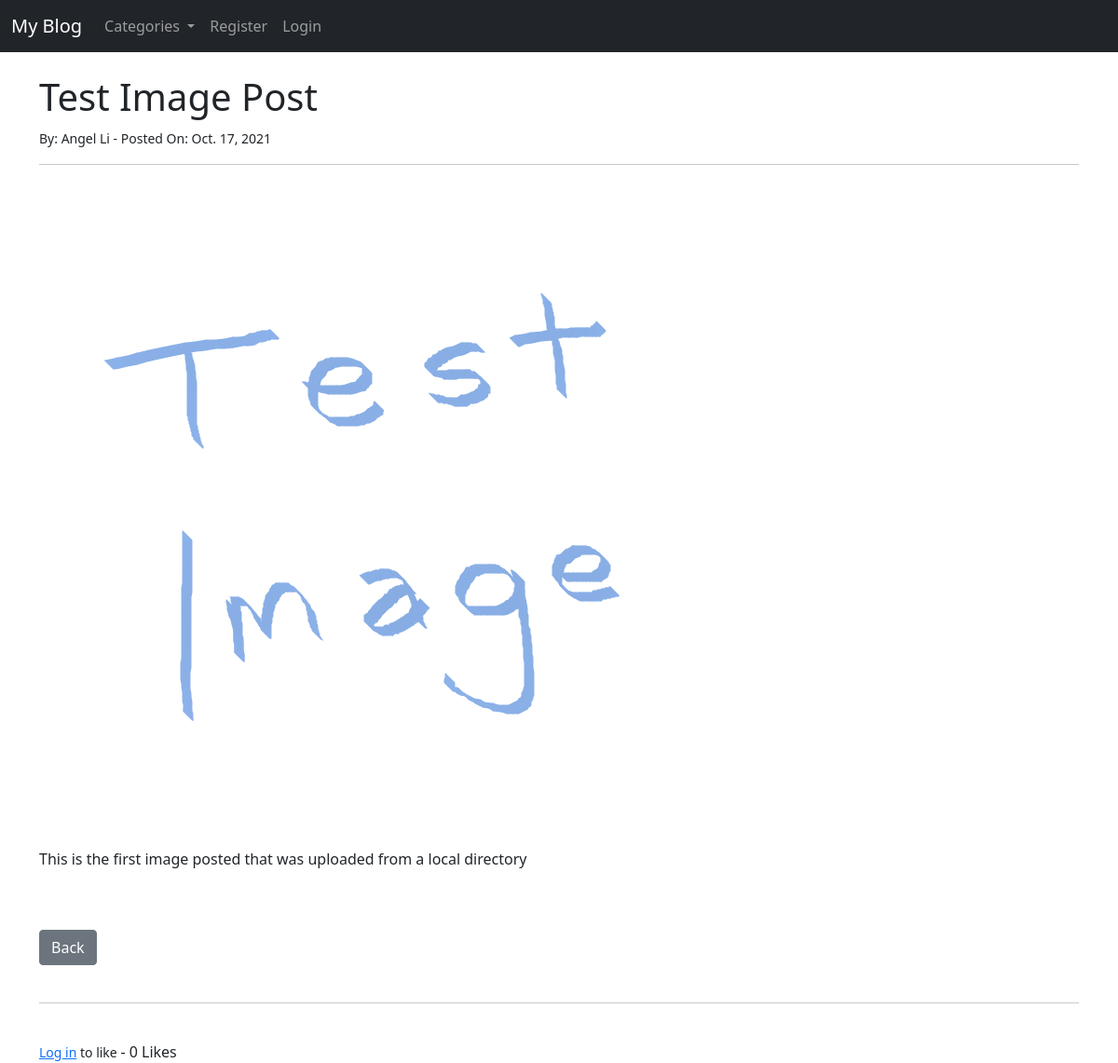
/article/14, run on the app's committed database.
### myblog/models.py (models this page shows, shortened)
class Post(models.Model):
    title = models.CharField(max_length=255)
    header_image = models.ImageField(null=True, blank=True, upload_to="images/")
    title_tag = models.CharField(max_length=255)
    author = models.ForeignKey(User, on_delete=models.CASCADE)
    body = RichTextField(blank=True, null=True)
    post_date = models.DateField(auto_now_add=True)
    category = models.CharField(max_length=255, default='coding')
    snippet = models.CharField(max_length=255)
    likes = models.ManyToManyField(User, related_name='blog_posts')
    def total_likes(self):
        return self.likes.count()

### myblog/views.py (the view)
# urls.py: path('article/<int:pk>', ArticleDetailView.as_view(), name="article-detail"),
class ArticleDetailView(DetailView):
    model = Post
    template_name = 'article_details.html'
    def get_context_data(self, *args, **kwargs):
        cat_menu = Category.objects.all()
        context = super(ArticleDetailView, self).get_context_data(*args, **kwargs)
        context["cat_menu"] = cat_menu
        stuff = get_object_or_404(Post, id=self.kwargs['pk'])
        total_likes = stuff.total_likes()
        context["total_likes"] = total_likes
        liked = False
        if stuff.likes.filter(id=self.request.user.id).exists():
            liked = True
        context["liked"] = liked
        return context

### myblog/models.py (called while the page is built)
    def __str__(self):
        return self.name

### myblog/templates/article_details.html (shortened to what this page needs)
{% extends 'base.html' %}
{% block content %}
<h1>{{ post.title }}</h1>
<small>
  By: {{ post.author.first_name }} {{ post.author.last_name }} -
  Posted On: {{ post.post_date }}
</small><br/>
<hr><br/>
{% if post.header_image %}
  <img src="{{ post.header_image.url }}"><br/><br/>
{% endif %}
{{ post.body|safe }}
<br/><br/>
<a href="{% url 'home' %}" class="btn btn-secondary">Back</a><br/><br/>
<hr><br/>
<form action="{% url 'like_post' post.pk %}" method="POST">
  {% if user.is_authenticated %}
    {% if liked %}
      <button type="submit", name="post_id", value="{{ post.id }}", class="btn btn-danger btn-sm">
        Unlike
      </button>
    {% else %}
      <button type="submit", name="post_id", value="{{ post.id }}", class="btn btn-primary btn-sm">
        Like
      </button>
    {% endif %}
  {% else %}
    <small>
        <a href="{% url 'login' %}">Log in</a> to like
    </small>
  {% endif %}
     - {{ total_likes }} Likes
</form>
{% endblock %}

### data on the page
Post: title "Test Image Post", author.first_name "Angel", author.last_name "Li", post_date "Oct. 17, 2021", header_image (picture), body "This is the first image posted that was uploaded from a local directory"

### other printed values
{{ total_likes }} "0"
